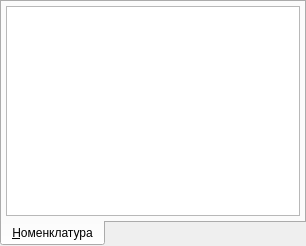
<?xml version="1.0" encoding="UTF-8"?>
<ui version="4.0">
 <class>MESComboBoxPopupEx</class>
 <widget class="QWidget" name="MESComboBoxPopupEx">
  <property name="geometry">
   <rect>
    <x>0</x>
    <y>0</y>
    <width>306</width>
    <height>246</height>
   </rect>
  </property>
  <property name="windowTitle">
   <string>Form</string>
  </property>
  <layout class="QGridLayout">
   <property name="margin">
    <number>0</number>
   </property>
   <property name="spacing">
    <number>0</number>
   </property>
   <item row="0" column="0">
    <widget class="QTabWidget" name="tabWidget">
     <property name="tabPosition">
      <enum>QTabWidget::South</enum>
     </property>
     <property name="tabShape">
      <enum>QTabWidget::Rounded</enum>
     </property>
     <property name="currentIndex">
      <number>0</number>
     </property>
     <widget class="QWidget" name="tabMES">
      <attribute name="title">
       <string>&amp;Номенклатура</string>
      </attribute>
      <layout class="QVBoxLayout">
       <property name="spacing">
        <number>4</number>
       </property>
       <property name="margin">
        <number>4</number>
       </property>
       <item>
        <widget class="CTableView" name="tblMES"/>
       </item>
      </layout>
     </widget>
    </widget>
   </item>
  </layout>
 </widget>
 <customwidgets>
  <customwidget>
   <class>CTableView</class>
   <extends>QTableView</extends>
   <header>library/TableView.h</header>
  </customwidget>
 </customwidgets>
 <tabstops>
  <tabstop>tabWidget</tabstop>
  <tabstop>tblMES</tabstop>
 </tabstops>
 <resources/>
 <connections/>
</ui>
